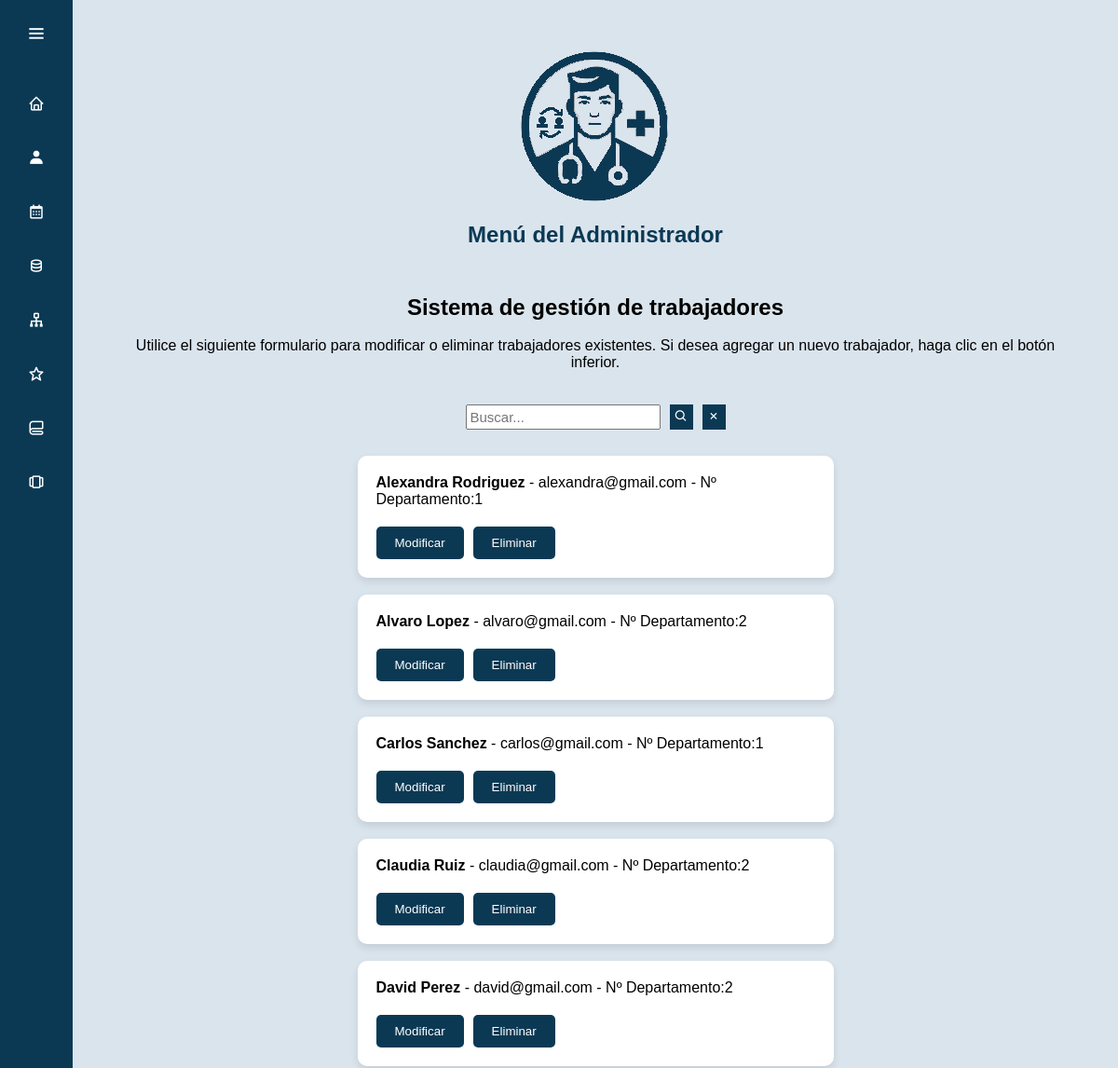
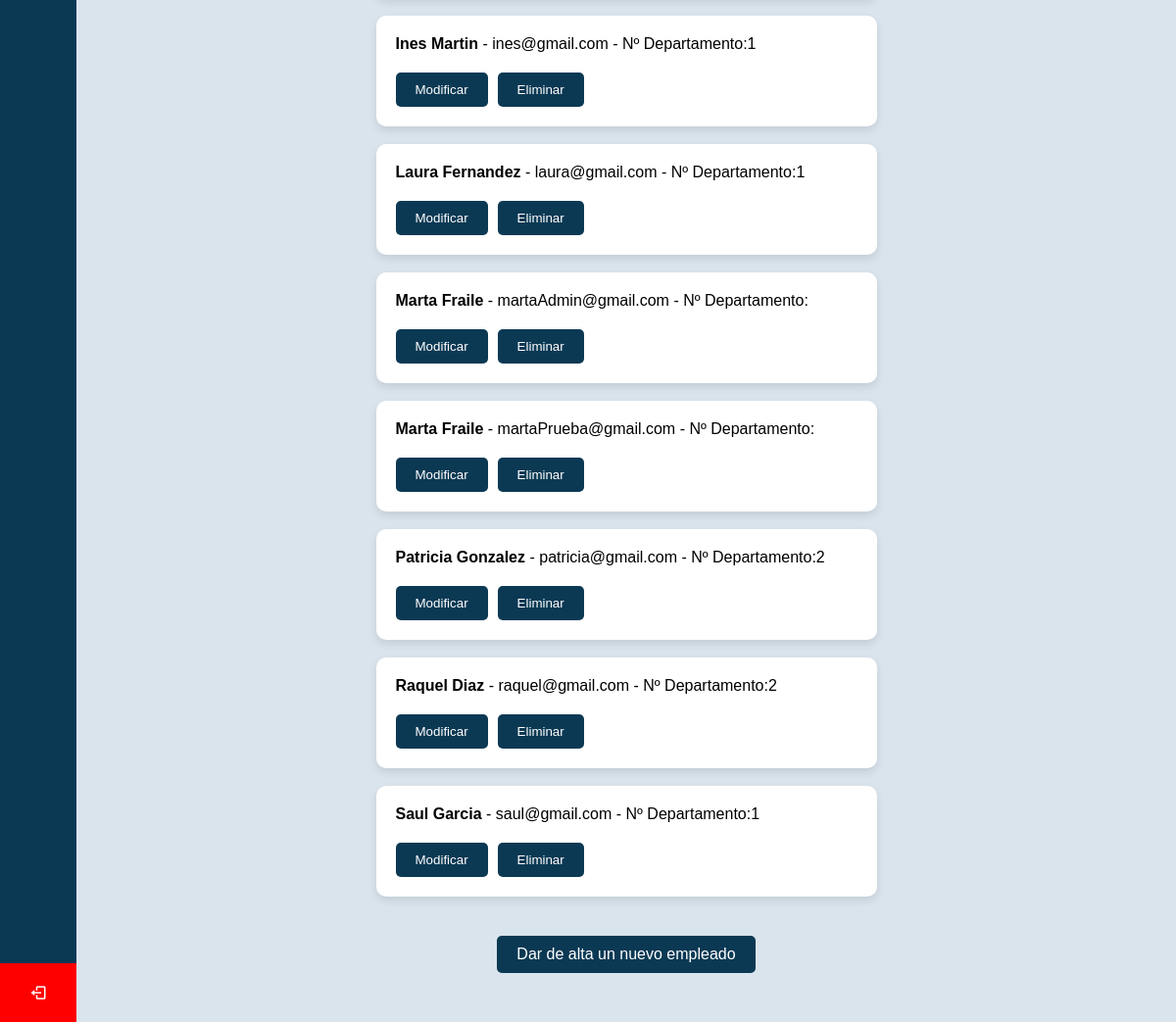
The page /ProyectoFinal/admin/empleados.php on the database its author committed (2 pictures, top to bottom).
### tables this page shows
CREATE TABLE `trabajador` (
  `ID` int(11) NOT NULL,
  `Nombre` varchar(100) DEFAULT NULL,
  `Apellido` varchar(100) DEFAULT NULL,
  `DNI` varchar(20) DEFAULT NULL,
  `Correo_electronico` varchar(100) DEFAULT NULL,
  `Contrasena` varchar(255) DEFAULT NULL,
  `Es_administrador` tinyint(4) DEFAULT NULL,
  `Telefono` varchar(20) DEFAULT NULL,
  `Direccion` varchar(255) DEFAULT NULL,
  `Nombre_Usuario` varchar(50) DEFAULT NULL,
  `Numero_Departamento` int(11) DEFAULT NULL
);

### ProyectoFinal/admin/empleados.php (the view, shortened to what this page needs)
<?php
require_once "../conexion.php";
$conexion = mysqli_connect($servername, $username, $password, $dbname);
function obtenerEmpleados($conexion, $busqueda = '') {
    $sql = "SELECT * FROM trabajador";
    $sql .= " ORDER BY Nombre, Apellido";
    $resultado = mysqli_query($conexion, $sql);
    $empleados = array();
    if (mysqli_num_rows($resultado) > 0) {
        while ($fila = mysqli_fetch_assoc($resultado)) {
            $empleados[] = $fila;
        }
    }
    return $empleados;
}
$busqueda = '';
$empleados = obtenerEmpleados($conexion, $busqueda);
?>
<!DOCTYPE html>
<html lang="es">
<head>
<link rel="stylesheet" href="/css/estilosAdministrador.css">
<link href='https://unpkg.com/boxicons@2.0.7/css/boxicons.min.css' rel='stylesheet'>
</head>
<body>
<?php include 'n-barAdmin.php'; ?>
<section class="home-section">
    <div class="encabezado">
        <img src="/img/descarga2.png" alt="Logo de TeLoCambio">
        <h1 class="titulo alta">Menú del Administrador</h1>
    </div>
    <h2>Sistema de gestión de trabajadores</h2><br>
    <div class="descripcion-turnos">
        <p>Utilice el siguiente formulario para modificar o eliminar trabajadores existentes. Si desea agregar un nuevo trabajador, haga clic en el botón inferior.</p>
    </div><br><br>
    <div class="search-container-wrapper">
        <form method="get" action="" onsubmit="return validarBusqueda();" class="search-container">
            <input type="text" id="busqueda" name="busqueda" value="<?php echo htmlspecialchars($busqueda); ?>" placeholder="Buscar...">
            <button type="submit">
                <i class='bx bx-search'></i>
            </button>
            <button type="button" onclick="reiniciarBusqueda()">
                <i class='bx bx-x'></i>
            </button>
        </form>
    </div>
    <div>
    <?php if (count($empleados) > 0): ?>
        <?php foreach ($empleados as $empleado): ?>
            <br>
            <div class="form-container-dep">
                <span>
                    <?php echo '<strong>' . htmlspecialchars($empleado['Nombre'] . ' ' . $empleado['Apellido']) . '</strong> - ' . htmlspecialchars($empleado['Correo_electronico']) . ' - Nº Departamento:' . htmlspecialchars($empleado['Numero_Departamento']); ?>
                </span>
                <div class="botones-container2">
                    <form action="modificarEmpleado.php" method="get">
                        <button type="submit" class="n-boton">Modificar</button>
                    </form>
                    <form action="" method="post" class="form-eliminar-trab" onsubmit="return confirmarEliminacion();">
                        <button type="submit" name="eliminar" class="n-boton">Eliminar</button>
                    </form>
                </div>
            </div>
        <?php endforeach; ?>
    <?php else: ?>
        <p class="form-container-dep">No se han obtenido resultados</p>
    <?php endif; ?>
    </div>
    <div class="botones-container">
        <a href="altaUsuarios.php" class="n-boton">Dar de alta un nuevo empleado</a>
    </div>
</section>
</body>
</html>

### ProyectoFinal/css/estilosAdministrador.css (style rules this page uses)
.botones-container { display: flex; justify-content: center; margin-top: 20px; gap: 20px; }
.n-boton { background-color: #0B3954; color: white; border: 1px; border-radius: 5px; padding: 10px 20px; margin-top: 20px; cursor: pointer; transition: background-color 0.3s ease; text-decoration: none; }
.descripcion-turnos { text-align: center; }
h2 { text-align: center; }
.encabezado { text-align: center; margin-bottom: 50px; }
.titulo { color: #0B3954; font-size: 24px; margin-top: 10px; }
h1.alta { text-align: center; margin-bottom: 20px; }
.form-container-dep { background-color: white; border-radius: 10px; padding: 20px; width: 50%; margin: 0 auto; box-shadow: 0 4px 8px rgba(0, 0, 0, 0.1); }
.botones-container2 { display: flex; justify-content: flex-start; gap: 10px; }
.search-container-wrapper { display: flex; justify-content: center; margin-bottom: 10px; }
.search-container { display: flex; align-items: center; gap: 10px; }
.search-container input[type="text"] { padding: 3px; font-size: 15px; align-items: center; }
.search-container button { background: #0B3954; color: white; padding: 5px; border: 1cm; cursor: pointer; }
.search-container button i { font-size: 15px; }
* { margin: 0; padding: 0; box-sizing: border-box; font-family: "Poppins" , sans-serif; }
.home-section { position: relative; background: #dae4ed; min-height: 100vh; top: 0; left: 78px; width: calc(100% - 78px); transition: all 0.5s ease; z-index: 2; padding: 50px; }

### rows shown on the page
trabajador: Nombre+Apellido "Alexandra Rodriguez", Correo_electronico "alexandra@gmail.com", Numero_Departamento "1"
trabajador: Nombre+Apellido "Alvaro Lopez", Correo_electronico "alvaro@gmail.com", Numero_Departamento "2"
trabajador: Nombre+Apellido "Carlos Sanchez", Correo_electronico "carlos@gmail.com", Numero_Departamento "1"
trabajador: Nombre+Apellido "Claudia Ruiz", Correo_electronico "claudia@gmail.com", Numero_Departamento "2"
trabajador: Nombre+Apellido "David Perez", Correo_electronico "david@gmail.com", Numero_Departamento "2"
trabajador: Nombre+Apellido "Ines Martin", Correo_electronico "ines@gmail.com", Numero_Departamento "1"
trabajador: Nombre+Apellido "Laura Fernandez", Correo_electronico "laura@gmail.com", Numero_Departamento "1"
trabajador: Nombre+Apellido "Marta Fraile", Correo_electronico "martaAdmin@gmail.com"
trabajador: Nombre+Apellido "Marta Fraile", Correo_electronico "martaPrueba@gmail.com"
trabajador: Nombre+Apellido "Patricia Gonzalez", Correo_electronico "patricia@gmail.com", Numero_Departamento "2"
trabajador: Nombre+Apellido "Raquel Diaz", Correo_electronico "raquel@gmail.com", Numero_Departamento "2"
trabajador: Nombre+Apellido "Saul Garcia", Correo_electronico "saul@gmail.com", Numero_Departamento "1"
